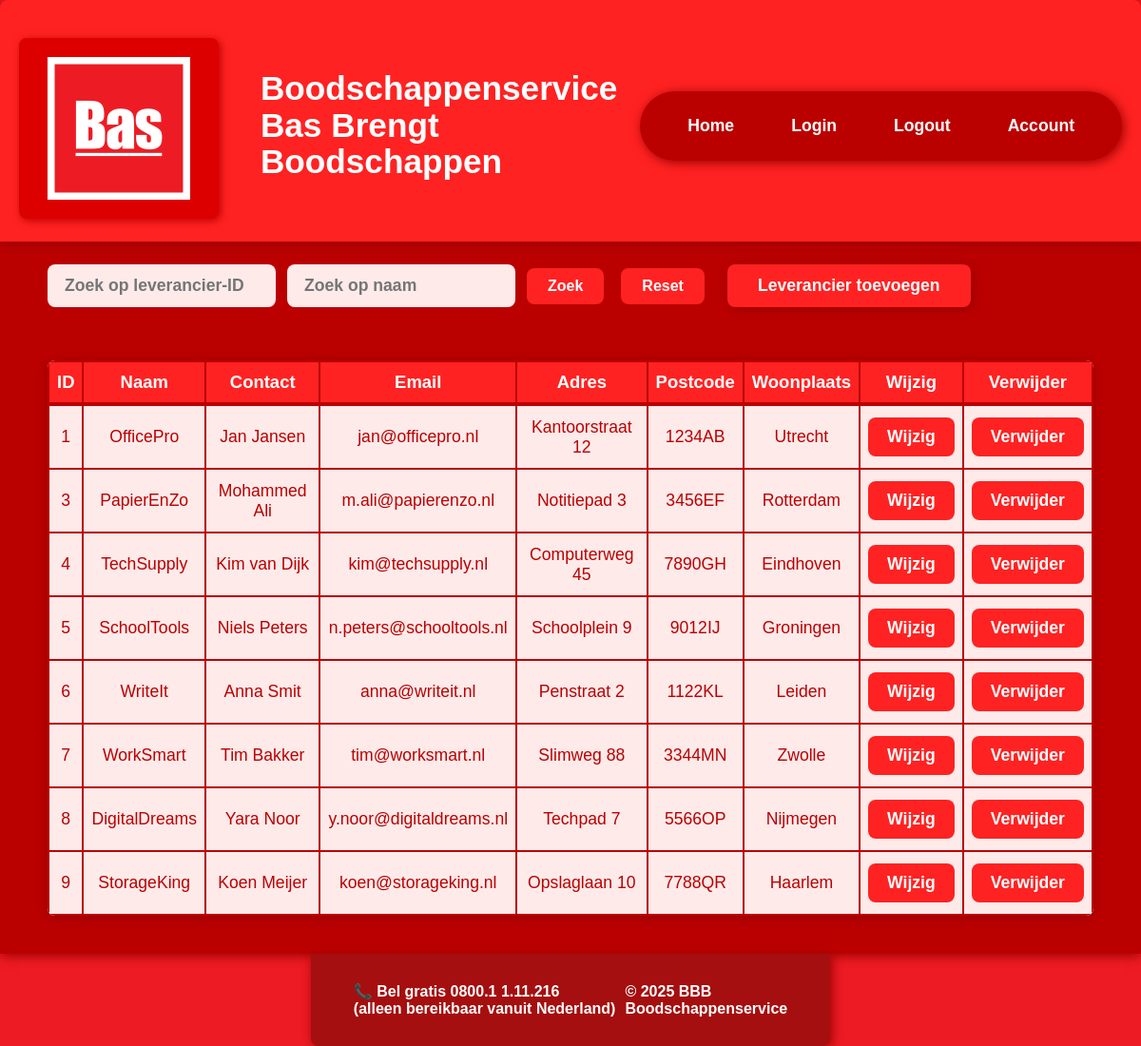
/leverancier/read.php, run on the app's committed database.
### tables this page shows
CREATE TABLE `leverancier` (
  `levId` int(11) NOT NULL,
  `levNaam` varchar(15) NOT NULL,
  `levContact` varchar(20) DEFAULT NULL,
  `levEmail` varchar(30) NOT NULL,
  `levAdres` varchar(30) DEFAULT NULL,
  `levPostcode` varchar(6) DEFAULT NULL,
  `levWoonplaats` varchar(25) DEFAULT NULL
);

### src/classes/leverancier.php (called while the page is built, shortened)
<?php
class leverancier extends Database
{
    public function getLeveranciers(): array
    {
        $stmt = self::$conn->query("SELECT * FROM leverancier");
        return $stmt->fetchAll(\PDO::FETCH_ASSOC);
    }
}

### src/leverancier/read.php (the view, shortened to what this page needs)
<?php
require_once '../classes/leverancier.php';
$leverancierObj = new leverancier();
$zoekId = isset($_GET['zoekId']) ? trim($_GET['zoekId']) : '';
$zoekNaam = isset($_GET['zoekNaam']) ? trim($_GET['zoekNaam']) : '';
$leveranciers = [];
if ($zoekId !== '') {
    $row = $leverancierObj->zoekOpId((int)$zoekId);
    if ($row) $leveranciers[] = $row;
} elseif ($zoekNaam !== '') {
    $leveranciers = $leverancierObj->zoekOpNaam($zoekNaam);
} else {
    $leveranciers = $leverancierObj->getLeveranciers();
}
require_once '../Includes/header.php';
?>
<main class="bas-main">
    <div class="crud-searchbar-container">
        <form method="get" class="crud-searchbar-form">
            <input type="number" name="zoekId" class="crud-searchbar-input" placeholder="Zoek op leverancier-ID" value="<?= htmlspecialchars($zoekId) ?>">
            <input type="text" name="zoekNaam" class="crud-searchbar-input" placeholder="Zoek op naam" value="<?= htmlspecialchars($zoekNaam) ?>">
            <button type="submit" class="crud-searchbar-btn">Zoek</button>
            <a href="read.php" class="crud-searchbar-btn">Reset</a>
        </form>
        <a href="insert.php" class="crud-add-btn">Leverancier toevoegen</a>
    </div>
    <table class="bas-tabel">
        <thead>
            <tr>
                <th>ID</th>
                <th>Naam</th>
                <th>Contact</th>
                <th>Email</th>
                <th>Adres</th>
                <th>Postcode</th>
                <th>Woonplaats</th>
                <th>Wijzig</th>
                <th>Verwijder</th>
            </tr>
        </thead>
        <tbody>
        <?php if (empty($leveranciers)): ?>
            <tr>
                <td colspan="9">Geen leveranciers gevonden.</td>
            </tr>
        <?php else: ?>
            <?php foreach ($leveranciers as $lev): ?>
                <tr>
                    <td><?= htmlspecialchars($lev['levId']) ?></td>
                    <td><?= htmlspecialchars($lev['levNaam']) ?></td>
                    <td><?= htmlspecialchars($lev['levContact']) ?></td>
                    <td><?= htmlspecialchars($lev['levEmail']) ?></td>
                    <td><?= htmlspecialchars($lev['levAdres']) ?></td>
                    <td><?= htmlspecialchars($lev['levPostcode']) ?></td>
                    <td><?= htmlspecialchars($lev['levWoonplaats']) ?></td>
                    <td>
                        <a href="update.php?levId=<?= $lev['levId'] ?>" class="bas-tabel-btn">Wijzig</a>
                    </td>
                    <td>
                        <form method="post" action="delete.php" onsubmit="return confirm('Weet je zeker dat je deze leverancier wilt verwijderen?');">
                            <button type="submit" name="verwijderen" class="bas-tabel-btn">Verwijder</button>
                        </form>
                    </td>
                </tr>
            <?php endforeach; ?>
        <?php endif; ?>
        </tbody>
    </table>
</main>
<?php require_once '../Includes/footer.php'; ?>
</body>
</html>

### src/style.css (style rules this page uses)
html, body { width: 100%; overflow-x: hidden; }
body { margin: 0; padding: 0; background-color: #ED1B24; font-size: 16px; font-family: Arial, Helvetica, sans-serif; color: #fff; }
.bas-main { background: #b00; min-height: 80vh; padding: 0; margin: 0; display: flex; flex-direction: column; justify-content: center; align-items: center; box-shadow: 0 2px 12px #900; }
.crud-searchbar-container { display: flex; justify-content: flex-start; align-items: center; background: #b00; padding: 24px 18px; border-radius: 12px; margin: 0 auto 32px auto; max-width: 1100px; width: 98%; gap: 24px; }
.crud-searchbar-form { display: flex; gap: 12px; align-items: center; margin: 0; }
.crud-searchbar-input { padding: 12px 18px; border-radius: 8px; border: none; background: #ffeaea; color: #b00; font-size: 1.1em; font-weight: bold; min-width: 200px; max-width: 240px; transition: box-shadow 0.2s; box-sizing: border-box; }
.crud-searchbar-btn { background: #ff2222; color: #fff; border: none; border-radius: 8px; padding: 10px 22px; font-weight: bold; font-size: 1em; cursor: pointer; text-decoration: none; margin-right: 6px; transition: background 0.2s, color 0.2s; }
.crud-searchbar-btn:last-child { margin-right: 0; }
.crud-add-btn { background: #ff2222; color: #fff; border: none; border-radius: 8px; padding: 12px 32px; font-weight: bold; font-size: 1.1em; text-decoration: none; transition: background 0.2s, color 0.2s; box-shadow: 2px 2px 12px #900; }
.bas-tabel { width: 98%; max-width: 1100px; margin: 0 auto 40px auto; border-collapse: collapse; background: #fff; color: #b00; font-size: 1.1em; border-radius: 8px; overflow: hidden; box-shadow: 0 2px 12px #900; }
.bas-tabel th, .bas-tabel td { border: 2.5px solid #b00; padding: 10px 8px; text-align: center; background: #ffeaea; }
.bas-tabel th { background: #ff2222; color: #fff; font-size: 1.05em; border-bottom: 4px solid #b00; }
.bas-tabel tr:nth-child(even) { background: #fff6f6; }
.bas-tabel-btn { background: #ff2222; border: none; outline: none; color: #fff; padding: 10px 20px; border-radius: 8px; text-decoration: none; font-weight: bold; transition: background 0.2s, color 0.2s; display: inline-block; text-align: center; cursor: pointer; font-size: 1em; margin: 2px 0; }

### data on the page
leverancier: levId "1", levNaam "OfficePro", levContact "Jan Jansen", levEmail "jan@officepro.nl", levAdres "Kantoorstraat 12", levPostcode "1234AB", levWoonplaats "Utrecht"
leverancier: levId "3", levNaam "PapierEnZo", levContact "Mohammed Ali", levEmail "m.ali@papierenzo.nl", levAdres "Notitiepad 3", levPostcode "3456EF", levWoonplaats "Rotterdam"
leverancier: levId "4", levNaam "TechSupply", levContact "Kim van Dijk", levEmail "kim@techsupply.nl", levAdres "Computerweg 45", levPostcode "7890GH", levWoonplaats "Eindhoven"
leverancier: levId "5", levNaam "SchoolTools", levContact "Niels Peters", levEmail "n.peters@schooltools.nl", levAdres "Schoolplein 9", levPostcode "9012IJ", levWoonplaats "Groningen"
leverancier: levId "6", levNaam "WriteIt", levContact "Anna Smit", levEmail "anna@writeit.nl", levAdres "Penstraat 2", levPostcode "1122KL", levWoonplaats "Leiden"
leverancier: levId "7", levNaam "WorkSmart", levContact "Tim Bakker", levEmail "tim@worksmart.nl", levAdres "Slimweg 88", levPostcode "3344MN", levWoonplaats "Zwolle"
leverancier: levId "8", levNaam "DigitalDreams", levContact "Yara Noor", levEmail "y.noor@digitaldreams.nl", levAdres "Techpad 7", levPostcode "5566OP", levWoonplaats "Nijmegen"
leverancier: levId "9", levNaam "StorageKing", levContact "Koen Meijer", levEmail "koen@storageking.nl", levAdres "Opslaglaan 10", levPostcode "7788QR", levWoonplaats "Haarlem"
